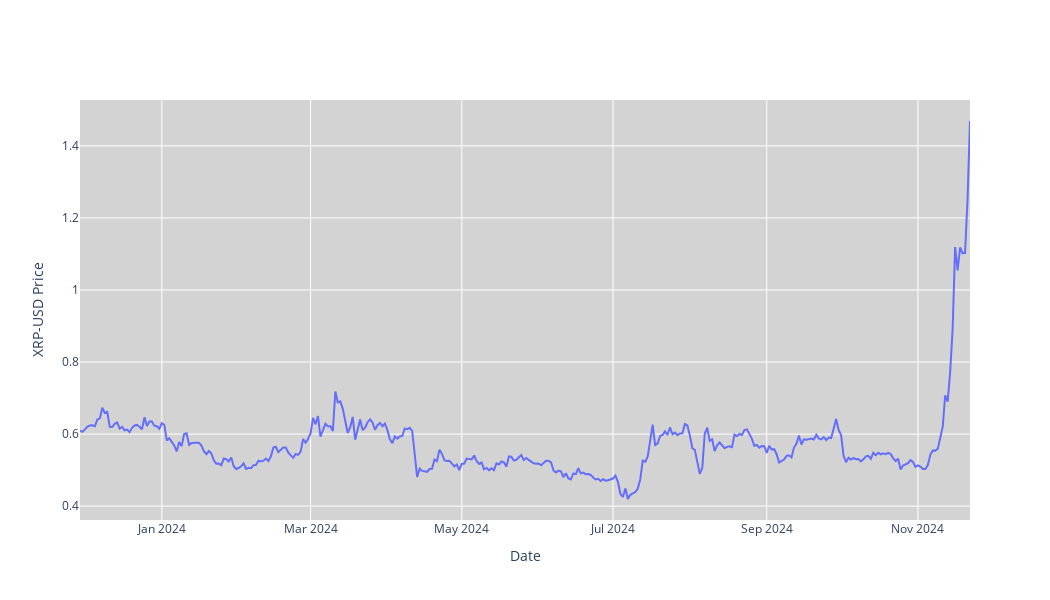

This figure's notebook cell:
### Code cell
#Price chart
fig = go.Figure(data=[go.Scatter(x=stock_data.index, y=stock_data['Adj Close'], mode='lines', name='Adj Close')])
fig.update_layout(
    xaxis_rangeslider_visible=False,
    yaxis_title=f'{ticker} Price',
    xaxis_title='Date',
    plot_bgcolor='lightgrey',
    width=1050,
    height=600
)
fig.show()
fig.write_image('./images/Price.png')

### Figure 1 — Plotly figure (JSON) as saved in the notebook; plotly's stock layout.template omitted (floating-point values rounded to 4 significant figures; data arrays with more than 128 entries replaced by an {"elided": "..."} marker saying what was removed)
{"data": [{"mode": "lines", "name": "Adj Close", "type": "scatter", "x": {"elided": "360 str values"}, "y": {"elided": "360 float values"}}], "layout": {"height": 600, "plot_bgcolor": "lightgrey", "width": 1050, "xaxis": {"rangeslider": {"visible": false}, "title": {"text": "Date"}}, "yaxis": {"title": {"text": "XRP-USD Price"}}}}
